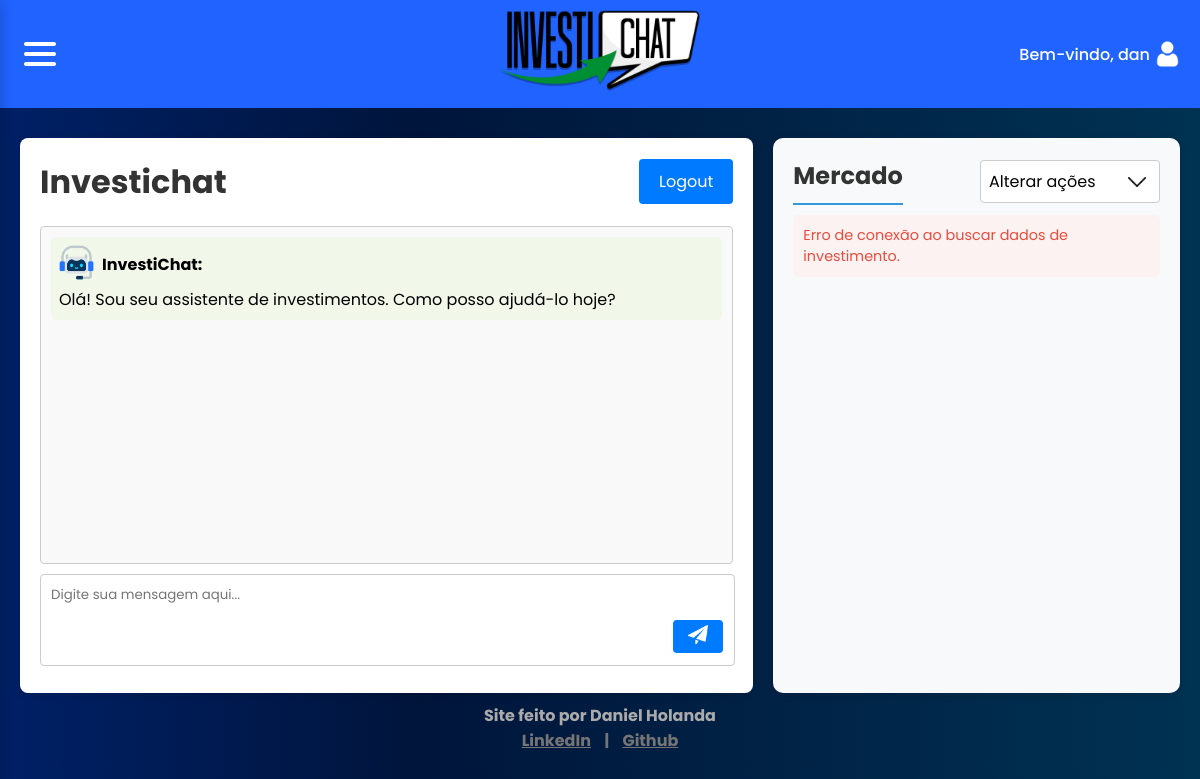
The page /chatbot/ (signed in) on the database as committed earlier.
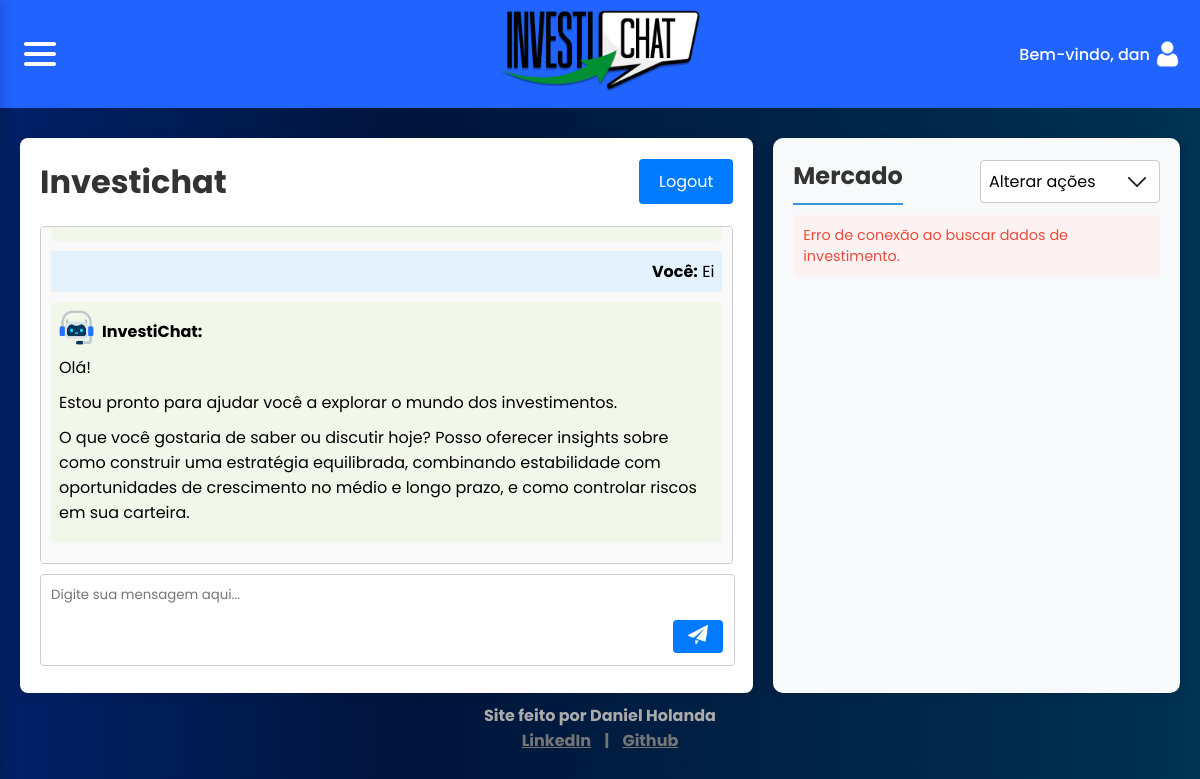
The same page on the database as committed later.
### chatbot/models.py (models this page shows, shortened)
class Message(models.Model):
	ROLE_CHOICES = (
		('user', 'User'),
		('bot', 'Bot'),
	)
	conversation = models.ForeignKey(Conversation, on_delete=models.CASCADE, related_name='messages')
	role = models.CharField(max_length=10, choices=ROLE_CHOICES)
	content = models.TextField()
	created_at = models.DateTimeField(auto_now_add=True)
	class Meta:
		ordering = ['created_at']

### chatbot/views.py (the view)
# urls.py: path('', views.chatbot, name='chatbot'),
@login_required(login_url="/auth/login/")
def chatbot(request):
    user_profile, created = PerfilUsuario.objects.get_or_create(user=request.user)
    show_questionnaire = not user_profile.questionario_completo
    conversation = Conversation.objects.filter(user=request.user).order_by('-updated_at').first()
    if not conversation:
        conversation = Conversation.objects.create(user=request.user, title='Conversa atual')
    messages = list(conversation.messages.all().order_by('created_at')[:50])
    return render(request, 'chatbot/chatbot.html', {
        'show_questionnaire': show_questionnaire,
        'conversation_id': conversation.id,
        'history': messages,
    })

### chatbot/templates/chatbot/chatbot.html (shortened to what this page needs)
{% load static %}
<!DOCTYPE html>
<html lang="pt-br">
<head>
    <link rel="stylesheet" href="{% static 'chatbot.css' %}">
</head>
<body>
    <header>
        <div id="chatbot-header">
            <button id="sidebar-toggle" style="background:none; border:none; cursor:pointer; margin-right:12px; vertical-align:middle;">
            <img id="menu-icon" src="{% static 'images/menu.png' %}" alt="Menu" width="32" height="32" />
            </button>
            <a href="{% url 'chatbot' %}"><img id="chatbot-logo" src="{% static 'images/investichattransparent.png' %}"></a>
            {% if user.is_authenticated %}
            <a href="{% url 'account' %}"><span>Bem-vindo, {{ user.username }}<img id="user-icon" width="25" height="25" src="{% static 'images/user.png' %}"/></span></a>
            {% else %}
            <span>Faça seu login</span>
            {% endif %}
        </div>
    </header>
    <div class="main-container">
        <div class="chatbot-section">
            <div class="container">
                <div class="chatbot-title-bar">
                    <h1 style="margin: 0;">Investichat</h1>
                    {% if user.is_authenticated %}
                        <a href="{% url 'logout' %}" class="logout-btn">Logout</a>
                    {% endif %}
                </div>
                <div id="chatbot-container">
                    <div id="chat-messages" data-conversation-id="{{ conversation_id }}">
                        {% if history and history|length %}
                            {% for m in history %}
                                {% if m.role == 'bot' %}
                                    <div class="message bot-message">
                                        <img width="35" height="35" style="vertical-align: middle; margin-right: 8px; margin-bottom:10px;" src="{% static 'images/bot.png' %}"><strong>InvestiChat:</strong><br>{{ m.content|linebreaks }}
                                    </div>
                                {% else %}
                                    <div class="message user-message" style="background-color:#e3f2fd; text-align:right; margin-bottom:10px; padding:8px;">
                                        <strong>Você:</strong> {{ m.content|linebreaksbr }}
                                    </div>
                                {% endif %}
                            {% endfor %}
                        {% else %}
                            <div class="message bot-message">
                                <img width="35" height="35" style="vertical-align: middle; margin-right: 8px; margin-bottom: 7px" src="{% static 'images/bot.png' %}"><strong>InvestiChat:</strong>
                                <br>Olá! Sou seu assistente de investimentos. Como posso ajudá-lo hoje?
                            </div>
                        {% endif %}
                    </div>
                    <div id="chatbot-container-msg" class="chat-input-wrapper">
                        <textarea id="user-input" placeholder="Digite sua mensagem aqui..."></textarea>
                        <button id="send-button" title="Enviar mensagem"><img width="20" height="20" src="{% static 'images/send.png' %}" alt="Enviar mensagem" title="Enviar mensagem"/></button>
                    </div>
                </div>
            </div>
        </div>
        <div class="investment-sidebar">
            <div id="investment-header">
                <h2>Mercado</h2>
                <div id="investment-dropdown">
                    <div id="custom-dropdown" class="custom-dropdown">
                        <div class="dropdown-selected" id="dropdown-selected">Alterar ações</div><img id="img-dropdown" src="{% static 'images/arrowdown.png' %}" alt="Mercado" width="26" height="26">
                    </div>
                </div>
            </div>
            <div id="investment-data">
            </div>
        </div>
    </div>
    <div class="footer-contato">
        <p>Site feito por Daniel Holanda</p>
        <span><a target="_blank" href="https://linkedin.com/in/daniel-holanda-campos/">LinkedIn</a></span>
        <span>|</span>
        <span><a target="_blank" href="https://github.com/dholandac/">Github</a></span>
    </div>
</body>
</html>

### chatbot/static/chatbot.css (style rules this page uses)
#sidebar-toggle { position: absolute; left: 18px; top: 50%; transform: translateY(-50%); z-index: 10001; }
#menu-icon { filter: invert(1) brightness(100); display: block; }
a { text-decoration: none; text-align: center; }
html { background: #002066; background: linear-gradient(90deg, rgba(0, 32, 102, 1) 0%, rgba(0, 21, 59, 1) 35%, rgba(0, 50, 82, 1) 100%); }
body { font-family: 'Poppins', sans-serif; margin: 0; }
.container { max-width: 800px; margin: 0 auto; background: white; padding: 20px; border-radius: 8px; box-shadow: 0 2px 10px rgba(0,0,0,0.1); margin-top:10px; }
h1 { color: #333; text-align: center; }
.logout-btn { float: right; background: #dc3545; color: white; padding: 8px 16px; text-decoration: none; border-radius: 4px; }
#chatbot-logo { width:200px; margin:10px; user-select: none; text-align: center; justify-content: center; }
#chatbot-header { background-color: rgb(32, 99, 255); width: 100%; text-align: center; justify-content: center; position: relative; }
#chatbot-header span { position: absolute; right: 20px; top: 50%; transform: translateY(-50%); color: white; font-weight: 500; }
#chat-messages { height: 316px; overflow-y: auto; border: 1px solid #ccc; padding: 10px; border-radius: 4px; margin-bottom: 10px; background-color: #f9f9f9; }
.chatbot-title-bar { display: flex; align-items: center; justify-content: space-between; margin-bottom: 20px; }
.logout-btn { background: #007bff; color: white; padding: 10px 20px; border: none; border-radius: 4px; cursor: pointer; text-decoration: none; }
#user-input { width: calc(100% - 20px); height: 70px; padding: 10px; border: 1px solid #ccc; border-radius: 4px; resize: none; font-family: "Poppins", sans-serif; }
.chat-input-wrapper { position: relative; }
#send-button { background: #007bff; color: white; padding: 5px 15px; border: none; border-radius: 4px; cursor: pointer; position: absolute; right: 10px; bottom: 10px; margin-bottom: 10px; }
#send-button img { filter: invert(1) brightness(100); }
.bot-message { background-color: #f1f8e9; text-align: left; margin-bottom: 10px; padding: 8px; border-radius: 5px; }
.message { overflow-wrap: anywhere; word-break: break-word; }
#user-icon { float:right; margin-left:5px; filter: invert(1); }
.main-container { display: flex; gap: 20px; max-width: 1400px; margin: 0 auto; padding: 20px; padding-bottom: 0px; }
.chatbot-section { flex: 2; min-width: 600px; }
.investment-sidebar { flex: 1; min-width: 300px; background: #f8f9fa; border-radius: 10px; padding: 20px; box-shadow: 0 2px 10px rgba(0,0,0,0.1); max-height: none; overflow: visible; margin-top:10px; }
.investment-sidebar h2 { color: #333; margin-bottom: 20px; font-size: 1.5em; border-bottom: 2px solid #3498db; padding-bottom: 10px; margin-top: 0px; }
.footer-contato { user-select:none; font-weight: bolder; text-align: center; margin: 10px auto 10px auto; color: rgb(170, 170, 170); transform-origin: center; display: block; }
.footer-contato a { text-decoration: none; color:rgb(117, 117, 117); }
.footer-contato span { margin:5px; text-decoration: underline; color:rgb(117, 117, 117); }
.footer-contato p { margin:0; }
#investment-header { display: flex; align-items: center; justify-content: space-between; margin-bottom: 10px; }
#investment-header h2 { margin: 0; }
#investment-dropdown { margin-left: 10px; position: relative; min-width: 180px; }
#chat-messages { -webkit-overflow-scrolling: touch; overscroll-behavior-y: contain; }
body { --sb-track-color: #163b93; --sb-thumb-color: #ededed; --sb-size: 14px; }
.dropdown-selected { background: #fff; border: 1px solid #ccc; border-radius: 4px; padding: 8px; cursor: pointer; min-width: 160px; display: flex; align-items: center; justify-content: space-between; }

### chatbot/templates/chatbot/chatbot.html (style rules this page uses)
.bot-message p { margin-bottom: 10px; margin-top: 0; }

Rows that differ between the two databases and show on the page:
added Message: content "Ei"
added Message: content "Olá! Estou pronto para ajudar você a explorar o mundo dos investimentos. O que você gostaria de saber ou discutir hoje? Posso oferecer insights sobre como construir uma estratégia equilibrada, combinando estabilidade com oportunidades de crescimento no médio e longo prazo, e como controlar riscos em sua carteira."
Other text that changed with them:
text no longer shown: "InvestiChat: Olá! Sou seu assistente de investimentos. Como posso ajudá-lo hoje?"
